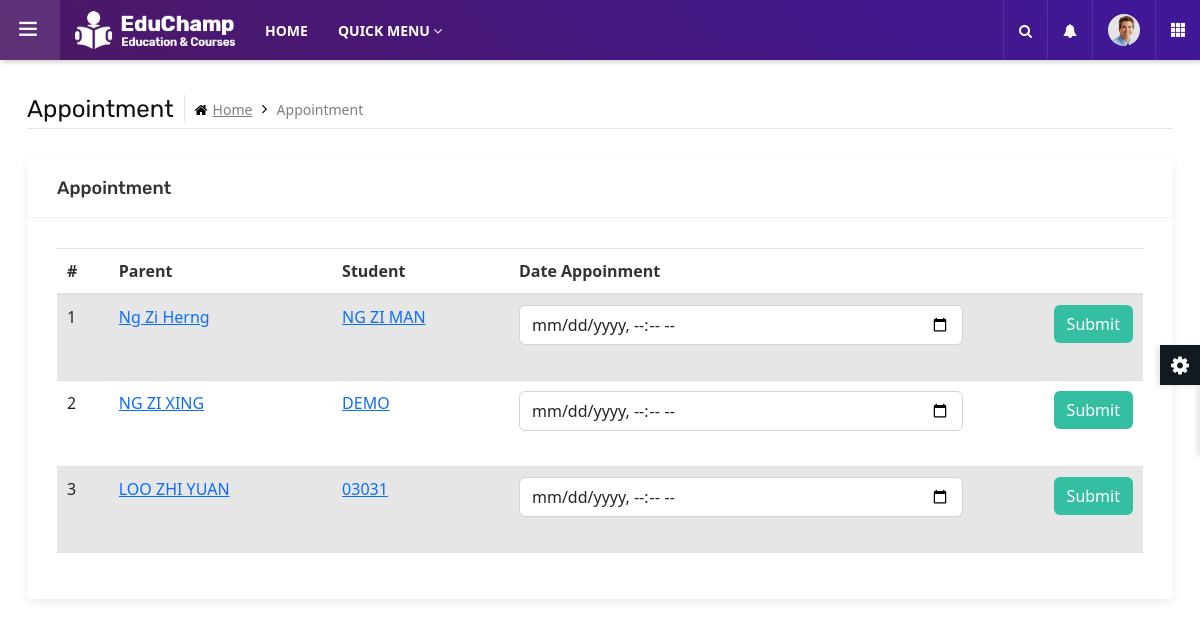
The page /appointment.php (signed in) on the database as committed earlier.
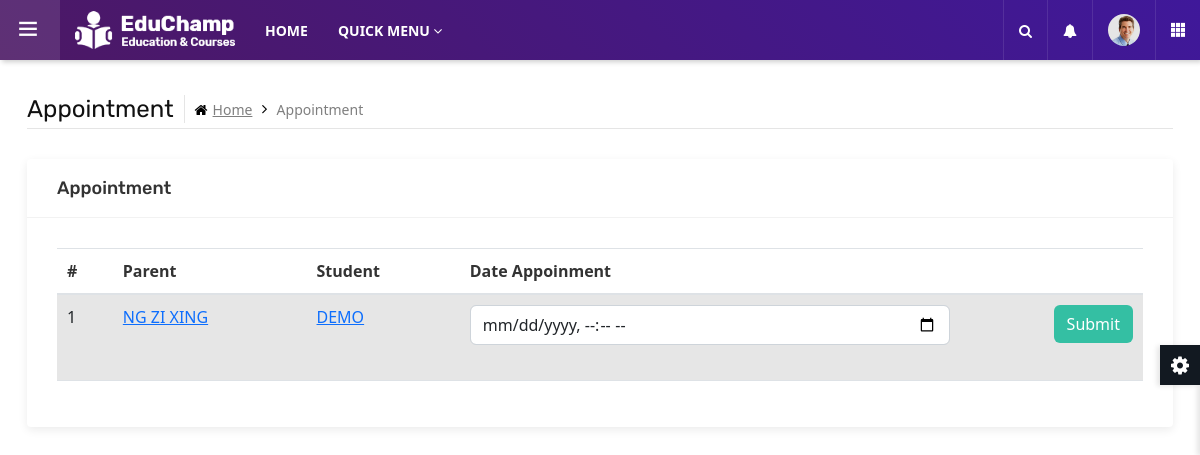
The same page on the database as committed later.
### tables this page shows
CREATE TABLE `student` (
  `stdMKN` char(12) NOT NULL,
  `stdName` varchar(50) NOT NULL,
  `stdGender` tinyint(1) NOT NULL,
  `stdAge` decimal(2,0) NOT NULL,
  `stdDOB` date NOT NULL,
  `stdFavorColor` varchar(20) DEFAULT NULL,
  `stdDiapers` tinyint(1) NOT NULL,
  `stdSession` varchar(2) NOT NULL,
  `stdMeal` varchar(2) NOT NULL,
  `stdPhoto` varchar(40) NOT NULL,
  `stdRegStatus` tinyint(2) NOT NULL,
  `pIC` char(12) NOT NULL,
  `clsName` varchar(20) DEFAULT NULL,
  `prgName` varchar(50) DEFAULT NULL
);

CREATE TABLE `parent` (
  `pIC` char(12) NOT NULL,
  `pName` varchar(50) NOT NULL,
  `pPassword` varchar(255) NOT NULL,
  `pAddress` varchar(50) NOT NULL,
  `pCity` varchar(20) NOT NULL,
  `pPostCode` decimal(5,0) NOT NULL,
  `pState` varchar(20) NOT NULL,
  `pOccupation` varchar(20) NOT NULL,
  `pEmail` varchar(100) DEFAULT NULL
);

### appointment.php (the view, shortened to what this page needs)
<?php
include "dbconnect.php"
?>
	<main class="ttr-wrapper">
		<div class="container-fluid">
			<div class="db-breadcrumb">
				<h4 class="breadcrumb-title">Appointment</h4>
				<ul class="db-breadcrumb-list">
					<li><a href="#"><i class="fa fa-home"></i>Home</a></li>
					<li>Appointment</li>
				</ul>
			</div>
			<div class="row">
				<div class="col-lg-12 m-b30">
					<div class="widget-box">
						<div class="wc-title">
							<h4>Appointment</h4>
						</div>
						<div class="widget-inner">
                            <table class="table table-striped table-hover ">
                                <thead>
                                    <tr>
                                    <th>#</th>
                                    <th>Parent</th>
                                    <th>Student</th>
                                    <th>Date Appoinment</th>
                                    <th></th>
                                    </tr>
                                </thead>
                                <tbody>
                            <?php
                                $query = "SELECT stdMKN, stdName, pName, Student.pIC FROM Student JOIN Parent ON Student.pIC = Parent.pIC WHERE Student.stdRegStatus = 0";
                                $result = mysqli_query($con, $query);
                                $count = 1;
                                while( $row = mysqli_fetch_array($result)){
                                    echo "
                                    <tr>
                                    <td>$count</td>
                                    <td><a href = '#'>$row[pName]</a></td>
                                    <td><a href = '#'>$row[stdName]</a></td>
                                    <form method = 'post' action = 'appointmentProcess.php' class = 'form'>
                                        <input type = 'hidden' name = 'pIC' value = $row[pIC]>
                                        <input type = 'hidden' name = 'stdMKN' value = $row[stdMKN]>
                                        <td><div class = 'form-group'><input type = 'datetime-local' name = 'datetime' class = 'form-control' required></div></td>
                                        <td><div class = 'form-group'><button type = 'button' class = 'btn green pull-right' onclick = 'confirm($count);'>Submit</button></div></td>
                                    </form>
                                    </tr>
                                    ";
                                    $count+=1;
                                }
                            ?>
                                </tbody>
                            </table>
						</div>
					</div>
				</div>
			</div>
		</div>
	</main>
</body>
</html>

Rows that differ between the two databases and show on the page:
removed student: pIC.pName "Ng Zi Herng", stdName "NG ZI MAN"
removed student: pIC.pName "LOO ZHI YUAN", stdName "03031"
